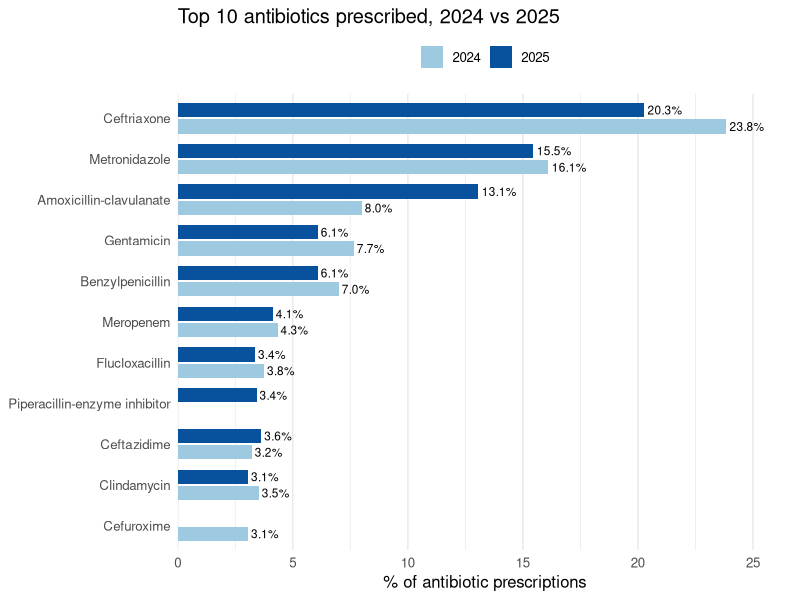
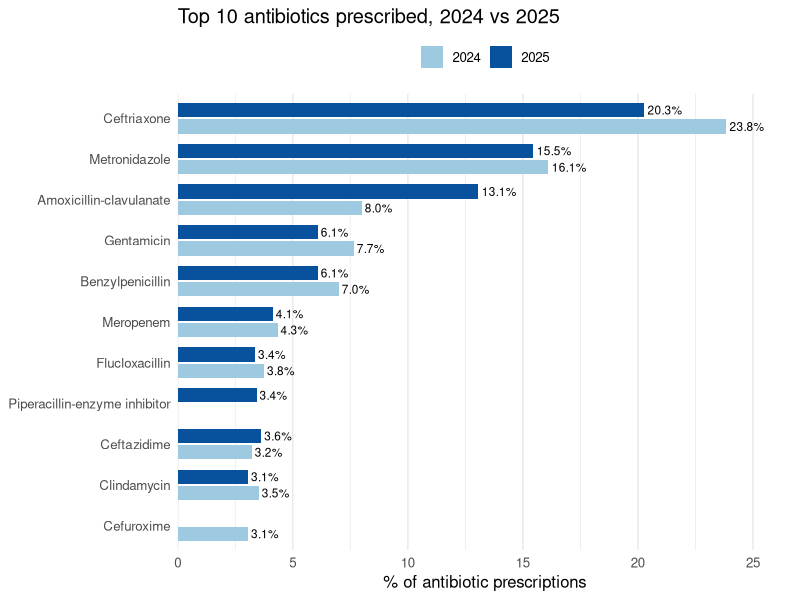

Recreate these plots in R, in order.
library(tidyverse)

df <- tribble(
  ~drug,                                   ~year, ~n,  ~total,
  "Ceftriaxone",                           2024, 762, 3198,
  "Metronidazole",                         2024, 515, 3198,
  "Amoxicillin-clavulanate",               2024, 256, 3198,
  "Gentamicin",                            2024, 245, 3198,
  "Benzylpenicillin",                      2024, 224, 3198,
  "Meropenem",                             2024, 139, 3198,
  "Flucloxacillin",                        2024, 120, 3198,
  "Clindamycin",                           2024, 113, 3198,
  "Ceftazidime",                           2024, 103, 3198,
  "Cefuroxime",                            2024,  98, 3198,
  "Ceftriaxone",                           2025, 602, 2970,
  "Metronidazole",                         2025, 459, 2970,
  "Amoxicillin-clavulanate",               2025, 388, 2970,
  "Benzylpenicillin",                      2025, 181, 2970,
  "Gentamicin",                            2025, 181, 2970,
  "Meropenem",                             2025, 123, 2970,
  "Ceftazidime",                           2025, 108, 2970,
  "Piperacillin-enzyme inhibitor",         2025, 102, 2970,
  "Flucloxacillin",                        2025, 100, 2970,
  "Clindamycin",                           2025,  91, 2970
) |>
  mutate(pct = n / total * 100,
         year = factor(year)) |>
  complete(drug, year)   # fills missing combos with NA

ord <- df |> group_by(drug) |> summarise(m = mean(pct, na.rm = TRUE)) |>
  arrange(m) |> pull(drug)

library(tidyverse)

ggplot(df, aes(pct, factor(drug, levels = ord), fill = year)) +
  geom_col(
    position = position_dodge(width = 0.8),
    width = 0.7,
    na.rm = TRUE
  ) +
  geom_text(
    aes(label = ifelse(is.na(pct), "", sprintf("%.1f%%", pct))),
    position = position_dodge(width = 0.8),
    hjust = -0.1,
    size = 3
  ) +
  scale_fill_manual(
    values = c("2024" = "#9ecae1", "2025" = "#08519c")
  ) +
  scale_x_continuous(
    expand = expansion(mult = c(0, 0.12))
  ) +
  labs(
    x = "% of antibiotic prescriptions",
    y = NULL,
    fill = NULL,
    title = "Top 10 antibiotics prescribed, 2024 vs 2025"
  ) +
  theme_minimal(base_size = 12) +
  theme(
    legend.position = "top",
    panel.grid.major.y = element_blank()
  )


ggsave("01antibiotics_2024_vs_2025.png", width = 10, height = 6, dpi = 300, bg = "white")
